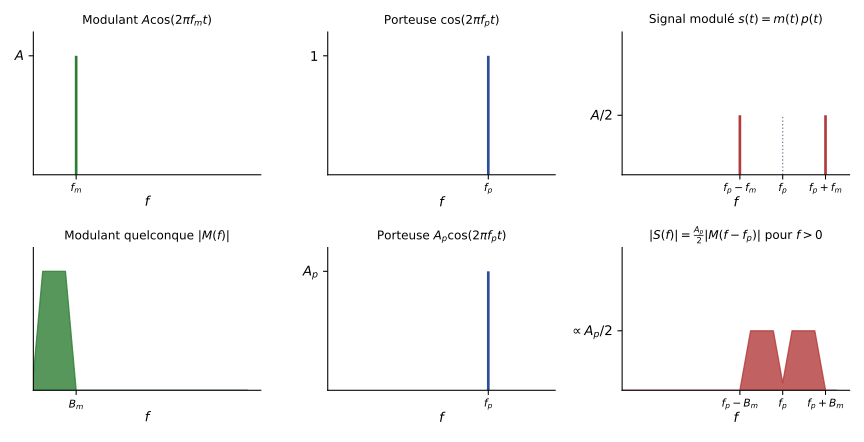

Write Python code to recreate this figure.
"""EARF1 ch. 1 — Décalage en fréquence par un mélangeur : spectres d'amplitude.
D'après le support [mod-ana, p. 17-18], redessinée (échelles normalisées)."""
import numpy as np
import matplotlib
matplotlib.use("Agg")
import matplotlib.pyplot as plt
plt.rcParams.update({"font.family": "sans-serif", "font.size": 10, "svg.fonttype": "none"})
BLEU, VERT, ROUGE = "#2B4C9B", "#2E7D32", "#B23A3A"

fig, ax = plt.subplots(2, 3, figsize=(9, 4.6))
fm, fp, Bm = 1.6, 6.0, 1.6
# Ligne 1 : modulant sinusoïdal
a = ax[0, 0]; a.vlines(fm, 0, 1, color=VERT, lw=2); a.set_title("Modulant $A\\cos(2\\pi f_m t)$", fontsize=9)
a.set_xticks([fm]); a.set_xticklabels(["$f_m$"]); a.set_yticks([1]); a.set_yticklabels(["$A$"])
a = ax[0, 1]; a.vlines(fp, 0, 1, color=BLEU, lw=2); a.set_title("Porteuse $\\cos(2\\pi f_p t)$", fontsize=9)
a.set_xticks([fp]); a.set_xticklabels(["$f_p$"]); a.set_yticks([1]); a.set_yticklabels(["1"])
a = ax[0, 2]; a.vlines([fp - fm, fp + fm], 0, 0.5, color=ROUGE, lw=2)
a.vlines(fp, 0, 0.5, color="#7E889B", lw=1, ls=":")
a.set_title("Signal modulé $s(t) = m(t)\\,p(t)$", fontsize=9)
a.set_xticks([fp - fm, fp, fp + fm]); a.set_xticklabels(["$f_p - f_m$", "$f_p$", "$f_p + f_m$"])
a.set_yticks([0.5]); a.set_yticklabels(["$A/2$"])
# Ligne 2 : modulant quelconque (spectre trapézoïdal)
f = np.linspace(0, 8, 1601)
trap = lambda g: np.clip(np.minimum((g + 0.05) / 0.4, (Bm - g) / 0.4), 0, 1) * (g >= 0)
a = ax[1, 0]; a.fill_between(f, trap(f), color=VERT, alpha=0.8); a.set_title("Modulant quelconque $|M(f)|$", fontsize=9)
a.set_xticks([Bm]); a.set_xticklabels(["$B_m$"]); a.set_yticks([])
a = ax[1, 1]; a.vlines(fp, 0, 1, color=BLEU, lw=2); a.set_title("Porteuse $A_p\\cos(2\\pi f_p t)$", fontsize=9)
a.set_xticks([fp]); a.set_xticklabels(["$f_p$"]); a.set_yticks([1]); a.set_yticklabels(["$A_p$"])
a = ax[1, 2]
g = np.abs(f - fp)
a.fill_between(f, 0.5 * trap(g), color=ROUGE, alpha=0.8)
a.set_title("$|S(f)| = \\frac{A_p}{2}|M(f - f_p)|$ pour $f > 0$", fontsize=9)
a.set_xticks([fp - Bm, fp, fp + Bm]); a.set_xticklabels(["$f_p - B_m$", "$f_p$", "$f_p + B_m$"])
a.set_yticks([0.5]); a.set_yticklabels(["$\\propto A_p/2$"])
for a in ax.flat:
    a.set_xlim(0, 8.5); a.set_ylim(0, 1.2); a.set_xlabel("$f$", labelpad=1); a.tick_params(axis="x", labelsize=8)
    a.spines[["top", "right"]].set_visible(False)
fig.tight_layout()
fig.savefig("01-melangeur-spectres.svg")
